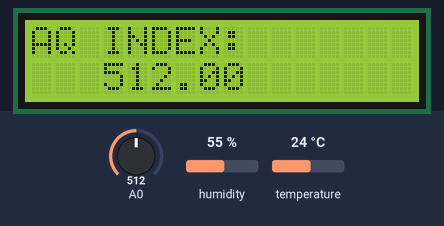
Recording of a sketch running on a simulated ESP8266 (NodeMCU). Parts: 16×2 character LCD. Inputs (shaded band) come from the test bench; at power-on: humidity 55 %, temperature 24 °C, A0 = 512. WiFi joins after 1.5 s; servers stay silent unless stated; network time is answered at once with the bench clock; the local clock reads 2024-03-15 10:24:30 at power-on unless the sketch sets it; the modem accepts every AT command (registered, SIM ready, sends succeed) and sends nothing else; what the sketch prints to the serial monitor is not drawn.

Above: at 10.7 s.
At 27.3 s:
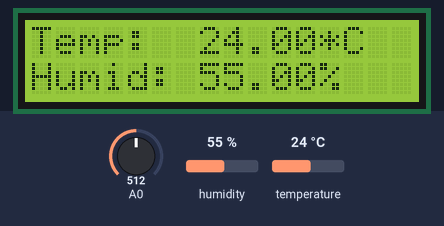
27.4 s: humidity set to 22 %
At 47.4 s:
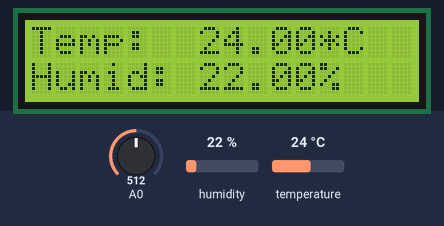
47.7 s: temperature set to 12 °C
At 67.7 s:
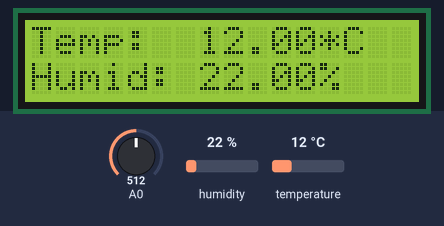
68.0 s: humidity set to 40 %
At 88.0 s:
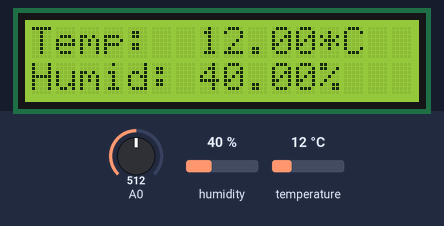
Timing chart, 0 to 89.5 s (numbered marks = the images above; inputs shaded):
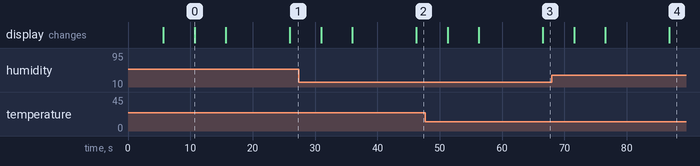

The sketch:

final_416.ino
```cpp
#include <ESP8266WiFi.h>
#include <Wire.h>
#include <LiquidCrystal_I2C.h>
#include <SoftwareSerial.h>
#include "DHT.h"
DHT dht(D6, DHT11); // check dht pin no. !!  D5
LiquidCrystal_I2C lcd(0x27, 16, 2);


#include <NTPClient.h>
#include <WiFiUdp.h>

// Replace with your network credentials
String apiKey = "7YCT8QEHZA6PADOI";
const char *ssid     = "Shafim2";
const char *password = "shafimbh";
const char* server = "api.thingspeak.com";

// Define NTP Client to get time
WiFiUDP ntpUDP;
NTPClient timeClient(ntpUDP, "pool.ntp.org");


//Create software serial object to communicate with SIM800L
SoftwareSerial mySerial(D4, D3); //SIM800L Tx & Rx is connected to Arduino #3 & #2

WiFiClient client;
void setup()
{
  //Begin serial communication with Arduino and Arduino IDE (Serial Monitor)
  Serial.begin(9600);
  lcd.init();
  lcd.clear();
  lcd.backlight();

  Serial.print("Connecting to ");
  Serial.println(ssid);
  WiFi.begin(ssid, password);
  while (WiFi.status() != WL_CONNECTED) {
    delay(500);
    Serial.print(".");
  }
  //Begin serial communication with Arduino and SIM800L
  mySerial.begin(9600);

  Serial.println("Initializing...");
  dht.begin();
  delay(1000);

  mySerial.println("AT"); //Once the handshake test is successful, it will back to OK
  updateSerial();

  mySerial.println("AT+CMGF=1"); // Configuring TEXT mode
  updateSerial();
  mySerial.println("AT+CMGS=\"01758869917\"");//change ZZ with country code and xxxxxxxxxxx with phone number to sms
  updateSerial();

  timeClient.begin();

  timeClient.setTimeOffset(21600);

  delay(1500);
}

void loop()
{
  timeClient.update();


  String formattedTime = timeClient.getFormattedTime();
  Serial.print("Formatted Time: ");
  Serial.println(formattedTime);


  float h = dht.readHumidity();
  float t = dht.readTemperature();
  float g = analogRead(A0);
  if (isnan(g)) {
    Serial.println("Failed to read from MQ-5 sensor!");
    return;
  }
  Serial.print(t);
  Serial.print(" ");
  Serial.print(h);
  Serial.print(" ");
  Serial.print(g);
  Serial.print(" ");
  Serial.println();

  float gaslevel = g -323;
  gaslevel=map(gaslevel,0,1024,400,5000);
  String msg;
  if(gaslevel<450)
  {
    msg="Good.";
  }
  else if(gaslevel<1000)
  {
    msg="Average.";
  }
  else
  {
    msg="Dangerous";
  }

  lcd.clear();
  lcd.setCursor (0, 0);
  lcd.print("Temp: ");
  lcd.setCursor(7, 0);
  lcd.print(t);
  lcd.setCursor(12, 0);
  lcd.print("*C");
  lcd.setCursor(0, 1);
  lcd.print("Humid: ");
  lcd.setCursor(7, 1);
  lcd.print(h);
  lcd.setCursor(12, 1);
  lcd.print("%");

  delay(5000);
  lcd.clear();
  lcd.setCursor(0, 0);
  lcd.print("AQ INDEX: ");
  lcd.setCursor(3, 1);
  lcd.print(g);

delay(5000);
  lcd.clear();
  lcd.setCursor(0, 0);
  lcd.print(msg);
  lcd.setCursor(3, 1);
  lcd.print(gaslevel);


  if (client.connect(server, 80)) {
    String postStr = apiKey;
    postStr += "&field1=";
    postStr += String(t);
    postStr += "&field2=";
    postStr += String(h);
    postStr += "&field3=";
    postStr += String(g / 1023 * 100);
    postStr += "\r\n\r\n";

    client.print("POST /update HTTP/1.1\n");
    client.print("Host: api.thingspeak.com\n");
    client.print("Connection: close\n");
    client.print("X-THINGSPEAKAPIKEY: " + apiKey + "\n");
    client.print("Content-Type: application/x-www-form-urlencoded\n");
    client.print("Content-Length: ");
    client.print(postStr.length());
    client.print("\n\n");
    client.print(postStr);
  }


  if (t > 30 || h > 60 || g > 350)
  {
    Serial.println();
    Serial.print("Sending SMS");
    Serial.println();
    mySerial.print(formattedTime);
    updateSerial();
    mySerial.print(" Temp: ");
    updateSerial();
    mySerial.print(t); //text content
    updateSerial();
    mySerial.print(" Humidity: "); //text content
    updateSerial();
    mySerial.print(h); //text content
    updateSerial();
    mySerial.print("% "); //text content
    updateSerial();
    mySerial.print(" air quality: "); //text content
    updateSerial();
    mySerial.print(g); //text content
    updateSerial();
    mySerial.write(26);
  }
  delay(6000);
}

void updateSerial()
{
  delay(500);
  while (Serial.available())
  {
    mySerial.write(Serial.read());//Forward what Serial received to Software Serial Port
  }
  while (mySerial.available())
  {
    Serial.write(mySerial.read());//Forward what Software Serial received to Serial Port
  }
}
```

Measured:
- what the display in image 0 shows lasts 5.0 s, from 10.7 s to 15.7 s
